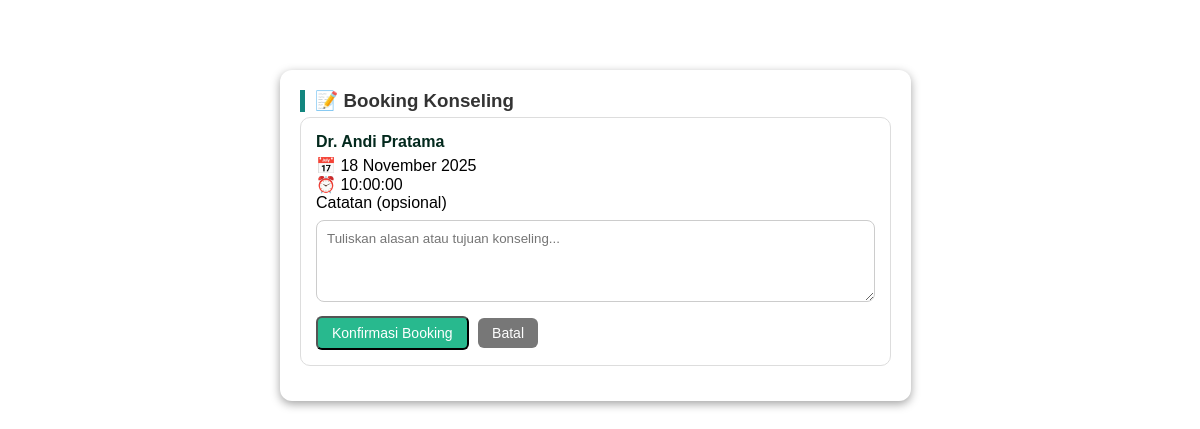
The app's page /booking.php?jadwal_id=7, older data.
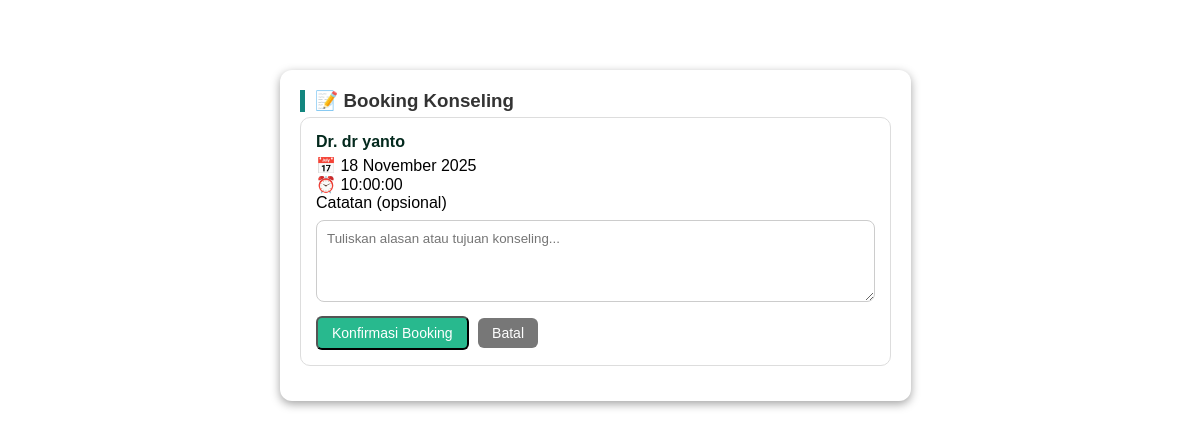
The same page, newer data.
### tables this page shows
CREATE TABLE `jadwal_dokter` (
  `jadwal_id` int(11) NOT NULL,
  `dokter_id` int(11) DEFAULT NULL,
  `tanggal` date DEFAULT NULL,
  `jam` time DEFAULT NULL,
  `status` enum('tersedia','penuh') DEFAULT 'tersedia'
);

CREATE TABLE `users` (
  `user_id` int(11) NOT NULL,
  `nama` varchar(100) DEFAULT NULL,
  `email` varchar(100) DEFAULT NULL,
  `password` varchar(255) DEFAULT NULL,
  `role` enum('dokter','pasien') DEFAULT NULL,
  `no_hp` varchar(20) DEFAULT NULL
);

### booking.php (the view, shortened to what this page needs)
<?php
include 'connection.php';
$jadwal_id = intval($_GET['jadwal_id']);
$jadwal = mysqli_fetch_assoc(mysqli_query($conn, "
    SELECT j.*, u.nama AS nama_dokter
    FROM jadwal_dokter j
    JOIN users u ON j.dokter_id = u.user_id
    WHERE j.jadwal_id = '$jadwal_id'
"));
?>
<!DOCTYPE html>
<html lang="id">
<head>
<link rel="stylesheet" href="asset/css/jadwal.css">
</head>
<body>
<div class="container" style="max-width:700px;margin-top:40px;">
    <div class="section">
        <h3>📝 Booking Konseling</h3>
        <div class="card">
            <h4>Dr. <?= htmlspecialchars($jadwal['nama_dokter']) ?></h4>
            <p>📅 <?= date('d F Y', strtotime($jadwal['tanggal'])) ?></p>
            <p>⏰ <?= $jadwal['jam'] ?></p>
            <form method="POST">
                <label>Catatan (opsional)</label>
                <textarea name="catatan" rows="4" placeholder="Tuliskan alasan atau tujuan konseling..." style="width:100%;margin-top:8px;padding:10px;border-radius:8px;border:1px solid #ccc;"></textarea>
                <button type="submit" name="submit" class="btn btn-booking" style="margin-top:10px;">Konfirmasi Booking</button>
                <a href="daftar_jadwal.php" class="btn btn-danger" style="background:#777;margin-left:5px;">Batal</a>
            </form>
        </div>
    </div>
</div>
</body>
</html>

Row changes from the older to the newer data that the page shows:
changed jadwal_dokter: dokter.nama "Andi Pratama" → "dr yanto"
